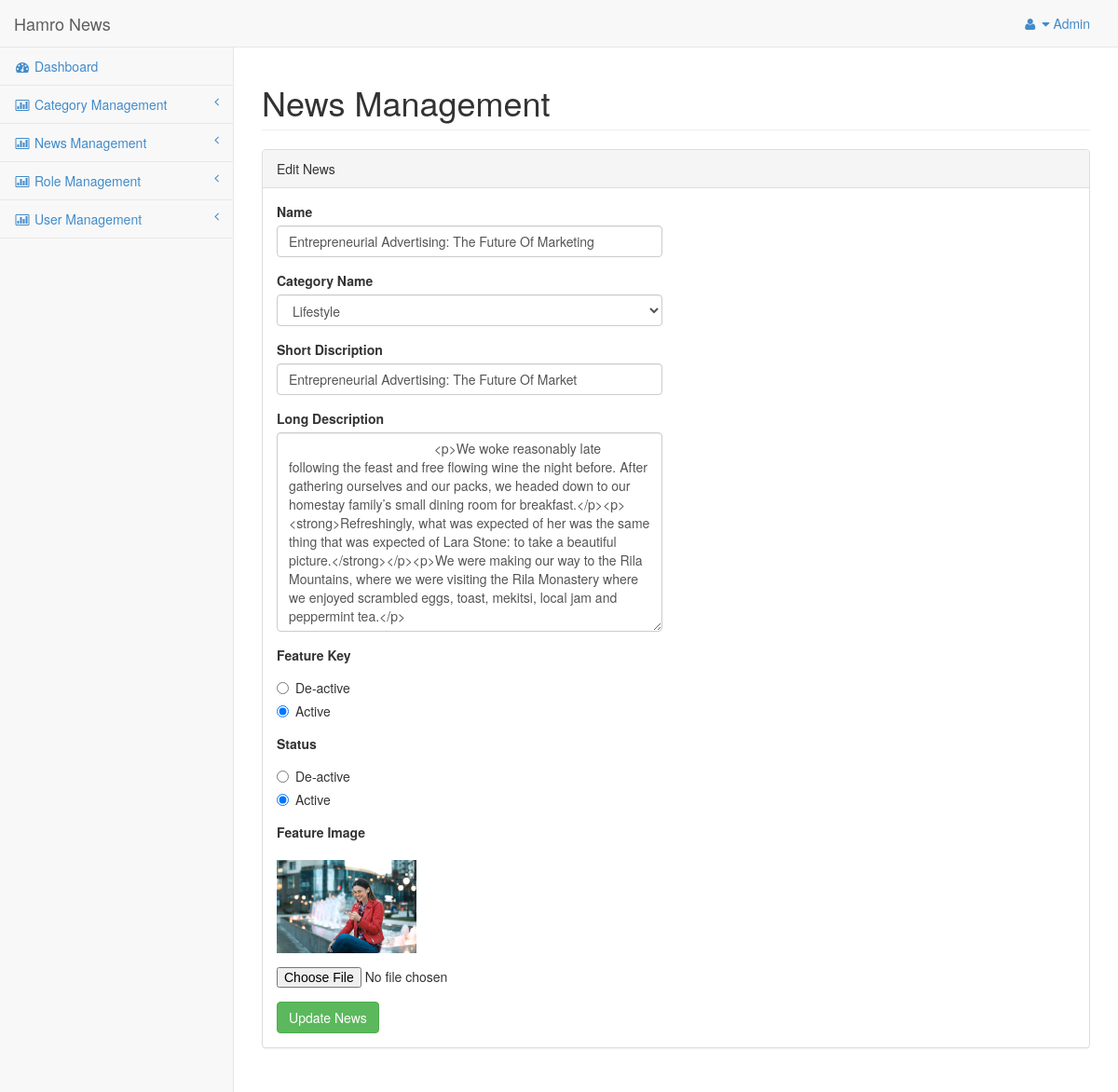
Screenshot of /admin/edit_news.php?id=38 (signed in) with the database file from the repository.
### tables this page shows
CREATE TABLE `tbl_news` (
  `id` int(11) NOT NULL,
  `name` varchar(255) NOT NULL,
  `slug` varchar(255) NOT NULL,
  `category_id` int(11) NOT NULL,
  `short_discription` text NOT NULL,
  `long_description` text NOT NULL,
  `feature_key` tinyint(1) NOT NULL DEFAULT 0,
  `feature_image` varchar(255) DEFAULT NULL,
  `status` tinyint(1) NOT NULL DEFAULT 0,
  `created_by` varchar(50) NOT NULL,
  `created_at` datetime NOT NULL,
  `modified_by` varchar(50) DEFAULT NULL,
  `modified_at` datetime DEFAULT NULL
);

CREATE TABLE `tbl_categories` (
  `id` int(11) NOT NULL,
  `name` varchar(50) NOT NULL,
  `rank` int(11) NOT NULL,
  `status` tinyint(1) NOT NULL DEFAULT 0,
  `created_at` datetime NOT NULL,
  `modified_at` datetime DEFAULT NULL,
  `created_by` varchar(50) NOT NULL,
  `modified_by` varchar(50) DEFAULT NULL
);

### admin/class/common.class.php (called while the page is built, shortened)
<?php
	abstract class Common{
		function select($sql){
			$db_connect = new mysqli(DB_HOST,DB_USERNAME,DB_PASSWORD,DB_DATABASE);
			$result = $db_connect->query($sql);
			$datas = [];
			if($result->num_rows > 0){
				while ($d = $result->fetch_object()) {
					array_push($datas, $d);
				}
			} else{
				return $datas;
			}
			return $datas;
		}
		function getSingle($sql){
			$db_connect = new mysqli(DB_HOST,DB_USERNAME,DB_PASSWORD,DB_DATABASE);
			$result = $db_connect->query($sql);
			if($result->num_rows > 0){
				return $result->fetch_object();
			}
		}
	}
?>

### admin/class/news.class.php (called while the page is built, shortened)
<?php
	require_once "common.class.php";
	class News extends Common{
		public $id, $name, $slug, $category_id, $short_discription, $long_description, $feature_key, $feature_image, $status, $created_by, $created_at, $modified_by, $modified_at;
		function getNewsById(){
			$sql = "select * from tbl_news where id='$this->id'";
			return $this->getSingle($sql);
		}
	}
?>

### admin/class/category.class.php (called while the page is built, shortened)
<?php
	require_once "common.class.php";
	class Category extends Common{
		function retrive(){
			$sql = "select * from tbl_categories";
			return $this->select($sql);
		}
	}
?>

### admin/edit_news.php (the view, shortened to what this page needs)
<?php
    $title = 'Edit News';
    require_once "includes/header.php";
    require_once "class/category.class.php";
    require_once "class/news.class.php";
    $category = new Category();
    $categories =  $category->retrive();
    $news = new News();
    $news->set('id',$_GET['id']);
    $newsData = $news->getNewsById();
?>
<div id="page-wrapper">
    <div class="row">
        <div class="col-lg-12">
            <h1 class="page-header">News Management</h1>
        </div>
    </div>
    <div class="row">
        <div class="col-lg-12">
            <div class="panel panel-default">
                <div class="panel-heading"><?php echo $title; ?></div>
                <div class="panel-body">
                    <div class="row">
                        <div class="col-lg-6">
                            <form method="post" action="" enctype="multipart/form-data">
                                <div class="form-group">
                                    <label>Name</label>
                                    <input type="text" name="name" class="form-control" value="<?php echo $newsData->name; ?>">
                                </div>
                                <div class="form-group">
                                    <label>Category Name</label>
                                    <select name="category_id" class="form-control">
                                        <?php foreach ($categories as $item) { ?>
                                            <option value="<?php echo $item->id; ?>" <?php if($item->id == $newsData->category_id){ echo "selected"; } ?>>
                                                <?php echo $item->name; ?>
                                            </option>
                                        <?php } ?>
                                    </select>
                                </div>
                                <div class="form-group">
                                    <label>Short Discription</label>
                                    <input type="text" name="short_discription" class="form-control" value="<?php echo htmlspecialchars_decode($newsData->short_discription); ?>">
                                </div>
                                <div class="form-group">
                                    <label>Long Description</label>
                                    <textarea name="long_description" id="editor" rows="10" class="form-control">
                                        <?php echo htmlspecialchars_decode($newsData->long_description); ?>
                                    </textarea>
                                </div>
                                <div class="form-group">
                                    <label>Feature Key</label>
                                    <?php if($newsData->feature_key == 1){ ?>
                                        <div class="radio">
                                        <label>
                                            <input type="radio" name="feature_key" value="0">De-active
                                        </label>
                                    </div>
                                    <div class="radio">
                                        <label>
                                            <input type="radio" name="feature_key" value="1" checked>Active
                                        </label>
                                    </div>
                                    <?php } ?>
                                </div>
                                <div class="form-group">
                                    <label>Status</label>
                                    <?php if($newsData->status == 1){ ?>
                                        <div class="radio">
                                        <label>
                                            <input type="radio" name="status" value="0">De-active
                                        </label>
                                    </div>
                                    <div class="radio">
                                        <label>
                                            <input type="radio" name="status" value="1" checked>Active
                                        </label>
                                    </div>
                                    <?php } ?>
                                </div>
                                <div class="form-group">
                                    <label>Feature Image</label>
                                    <img src="./images/<?php echo $newsData->feature_image; ?>" width="150" style="display: block; margin: 15px 0;">
                                    <input type="file" name="feature_image">
                                </div>
                                <button type="submit" name="btnCreateNews" class="btn btn-success">Update News</button>
                            </form>
                        </div>
                    </div>
                </div>
            </div>
        </div>
    </div>
</div>
<?php require_once "includes/footer.php"; ?>

### admin/css/sb-admin.css (style rules this page uses)
body { padding-top: 100px; background-color: #f8f8f8; }
@media (min-width:768px) { body { padding-top: 50px; } }
#page-wrapper { padding: 0 15px; min-height: 568px; background-color: #fff; }
@media (min-width:768px) { #page-wrapper { position: inherit; margin: 0 0 0 250px; padding: 0 30px; min-height: 1300px; border-left: 1px solid #e7e7e7; } }

### rows the page displays
tbl_news: name "Entrepreneurial Advertising: The Future Of Marketing", category_id "Lifestyle", short_discription "Entrepreneurial Advertising: The Future Of Market", long_description "<p>We woke reasonably late following the feast and free flowing wine the night before. After gathering ourselves and our packs, we headed down to our homestay family’s small dining room for breakfast.</p><p><strong>Refreshingly, what was expected of her was the same thing that was expected of Lara Stone: to take a beautiful picture.</strong></p><p>We were making our way to the Rila Mountains, where we were visiting the Rila Monastery where we enjoyed scrambled eggs, toast, mekitsi, local jam and peppermint tea.</p>", feature_image (picture)

### other values shown
$_SESSION['name'] "Admin"
$title "Edit News"
